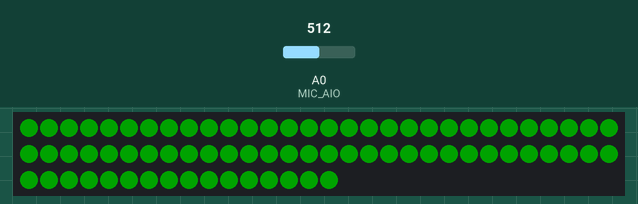
Simulated run of this sketch. Board: ATtiny85, built with avr-gcc and run on an emulated ATtiny85. On the bench: 76 RGB LEDs in strip order, left to right, continuing on the next row. The inputs (shaded band) are chosen by the test bench; at power-on: A0 (MIC_AIO) = 512. Dim RGB values are drawn brighter than linear; random numbers use the default seed unless the sketch sets one; what the sketch prints to the serial monitor is not drawn.

Above: at 0.4 s.
At 2.5 s:
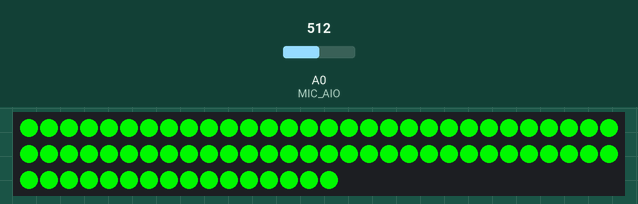
At 4.5 s:
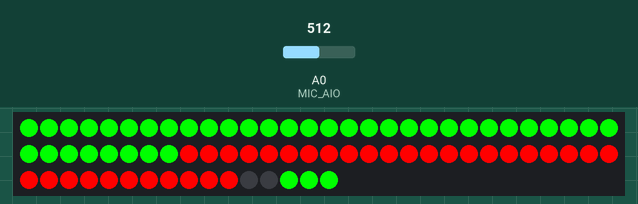

The sketch:

Tracer.ino
```cpp
#include "Adafruit_NeoPixel.h"
#include "phaseloop.h"
#include "trans.h"
#include "utils.h"
#include "volanal.h"


#include "defines.h"
#include "TimerOne.h"
#ifdef __AVR__
#include <avr/power.h>
#endif
/*Shows the intro animation a bit long for development*/
//#define SHOW_START

typedef uint8_t MODE;
#define STOL    0
//#define DISCO   1
#define VOLANAL 1
static MODE mode;

// Parameter 1 = number of pixels in strip
// Parameter 2 = Arduino pin number (most are valid)
// Parameter 3 = pixel type flags, add together as needed:
//   NEO_KHZ800  800 KHz bitstream (most NeoPixel products w/WS2812 LEDs)
//   NEO_KHZ400  400 KHz (classic 'v1' (not v2) FLORA pixels, WS2811 drivers)
//   NEO_GRB     Pixels are wired for GRB bitstream (most NeoPixel products)
//   NEO_RGB     Pixels are wired for RGB bitstream (v1 FLORA pixels, not v2)
//   NEO_RGBW    Pixels are wired for RGBW bitstream (NeoPixel RGBW products)
Adafruit_NeoPixel strip = Adafruit_NeoPixel(NUMBER_OF_LEDS, PIN, NEO_GRB + NEO_KHZ800);


/*This is our array of 32bit colours*/
#define DIVISER 4
#define DISCO_TIME    50/*time in multiples of 10 ms how long each light is displayed for*/

#define CARRAY_LEN    4

/*Each effect has its own file to keep things easier, each effect must have a start_effect() public function
  this will start the effect and block until complete (some effects may have other functions but this is mandatory.
  Effects will assume the lighting is properly setup ready to go*/

efct_phaseloop        e_phaseloop;/*just loops round*/
//efct_nightride e_nightride;
transistion           e_trans;/*simple transtions*/
volanal               e_volanal;
utils                 g_util;


#define YELLOW_LIMIT        130
#define MAX_LED             255 /*Max value a led can be*/

#define MODE_MIN            1000 /*10 secs*/
#define MODE_MAX            30000

typedef uint8_t S_COLOUR;
#define GREEN   0
#define YELLOW  1
#define RED     2

volatile uint32_t disco_lights[DIVISER];
uint16_t disco_count = 0;
const uint32_t gColourArray[] = {
  0x00FF0000,
  0x0000FF00,
  0x000000FF,
  0x00FFFF00,
};
volatile S_COLOUR s_colour;
volatile uint32_t s_output;
volatile int g_MicLevel = 0;
uint16_t mode_count = 0;
void setup() {

#ifdef DEBUG
  Serial.begin(9600);
  Serial.println("Trace started");
#endif

#if defined (__AVR_ATtiny85__)
  if (F_CPU == 16000000) clock_prescale_set(clock_div_1);
#endif
  /*Timer*/
  Timer1.initialize(MIC_TIMER_INT); // set a timer of length 100000 microseconds (or 0.1 sec - or 10Hz => the led will blink 5 times, 5 cycles of on-and-off, per second)
  Timer1.attachInterrupt( timerIsr ); // attach the service routine here

  strip.begin();

  e_volanal.init(&strip);
  e_trans.init(&strip);
  /*initaite the startup*/

#ifdef SHOW_START


  e_trans.fadeUp();
  e_trans.fadeDown();
  e_trans.fadeUp();
  e_trans.fadeDown();
  e_trans.fadeUp();
  /*We slowly faded up and waited appropriately we can now start the main loop*/
  delay(EFFECT_HOLD_SECS * 1000);
  /*now do the loop scan*/
  e_trans.fadeDown();

  s_colour = GREEN;


  e_phaseloop.start_effect(&strip);

  delay(EFFECT_HOLD_SECS * 1000);
  e_trans.fadeDown();

  //e_nightride.start_effect(&strip);


  /*It is better to hold the effect for sometime or else we risk looking a bit OTT*/
  delay(EFFECT_HOLD_SECS * 1000);
  e_trans.fadeDown();
#else
  /*quick on anima*/
  e_trans.fadeUp();
  e_trans.fadeDown();
#endif


  g_util.allOff(&strip);
  /*Set default mode*/
  mode_count = random(MODE_MIN, MODE_MAX);
  mode = VOLANAL;
  //mode = DISCO;
}

void loop() {

  switch (mode)
  {
    case STOL:
      /*Sets the level in accordance to the sound level*/
      sound_to_light();
      break;
    case VOLANAL:
      //show_disco();
      show_volanal();
      break;
    default:
      break;
  }
  delay(10);
  /*
    if(mode_count == 0)
    {
      //mode_count = random(MODE_MIN, MODE_MAX);
      mode = STOL;
      if(mode==STOL){
        //mode = DISCO;
      }else{
        mode = STOL;
      }
    }else{
      mode_count--;
    }
  */
}

void show_volanal()
{
  int level = getLevel();
  level = 450;
  e_volanal.vol_level(level);
}

#ifdef DISCO
void show_disco()
{
  //First set our array of random colours
  //We only want to do this if we have displayed the same style for a length of time
  if (disco_count == 0) {
    get_random_colours();
    /*reset counter*/
    disco_count = DISCO_TIME;
  } else {
    disco_count--;
  }

  //Our array should now have the colours set
  //Now apply these colours to the strip
  strip.clear();
  set_disco_strip();
  /*Set brightness is accordance to volume*/
  int level = getLevel();
  if (level < 50)level = 50; /*make sure we dont go completely off*/
  strip.setBrightness(level);

  strip.show();
  //Serial.println("update disco");
}
#endif

void set_disco_strip()
{
  uint8_t divc = 0;
  for (uint16_t i = 0; i < strip.numPixels(); i++) {
    if ((i % (strip.numPixels() / DIVISER)) == 0)divc++;

    //strip.setPixelColor(i, disco_lights[divc]);
    strip.setPixelColor(i, disco_lights[divc]);
    //Serial.println(divc,DEC);
  }

}

void get_random_colours() {
  uint8_t r = 0;
  uint8_t prev = 0;
  for (int a = 0; a < DIVISER; a++)
  {
    //Reduce the chance of duplicate colours
    r = random(0, (CARRAY_LEN));
    if (r == prev) {
      r = random(0, (CARRAY_LEN));
    }
    prev = r;


    disco_lights[a] = gColourArray[r];

    /*
      Serial.println(r,DEC);
      Serial.println(disco_lights[a],HEX);
    */
  }
}

volatile uint32_t red, green;
uint32_t get_colour(int level)
{
  red = 0;
  green = 0;
  /*we need to start to add red at a certain threshold then once past a nother threshold start
    removing green.*/

  if (level > YELLOW_LIMIT) {
    red  = map((level - YELLOW_LIMIT), 0, (MAX_LED - YELLOW_LIMIT), 0, MAX_LED);
    green = map((MAX_LED - level), 0, (MAX_LED - YELLOW_LIMIT), 0, MAX_LED );
  } else {
    /*We can assume this is a easy green so*/
    green = map(level, 0, YELLOW_LIMIT, 0, MAX_LED );
  }

  return strip.Color(red, green, 0);
}

void sound_to_light()
{
  int level = getLevel();
  s_output = get_colour(level);

  g_util.setAll(s_output, &strip);
  strip.show();
}


int getLevel()
{
  //Serial.println(g_MicLevel);
  if (g_MicLevel > MAX_MIC)g_MicLevel = MAX_MIC;
  return map(g_MicLevel, MIN_MIC, MAX_MIC, 0, MAX_LED);
}

/*Microphone timer ISR*/
int tmp_lvl;
void timerIsr()
{
  tmp_lvl = analogRead(MIC_AIO);
  if (tmp_lvl > g_MicLevel) {
    g_MicLevel = tmp_lvl;
  } else {
    if (g_MicLevel > 0) g_MicLevel--;
  }
  //Serial.println(g_MicLevel);
}
```

defines.h
```cpp
#ifndef DEFINES
#define DEFINES
#include <stdio.h>

#define DEV_BOARD

#define NUMBER_OF_LEDS  76

/*Max and min mic levels these are used in the effects as well as the normalifier*/
#define MAX_MIC     450
#define MIN_MIC     0


typedef uint32_t colour;

#define DEBUG

#define MIC_TIMER_INT     5000 /*Microseconds*/


#ifdef DEV_BOARD
#define MIC_AIO           A0
#else
#define MIC_AIO           A5
#endif

#define PIN 5 /*led data out pin*/

#define MIN_COLOUR        0
#define MAX_COLOUR        255

#define BOTTOM_CENTER     17 /*which led is the center*/

/*transtion fade time*/
#define FADE_TIME         1

//#define EFFECT_HOLD_SECS  30
#define EFFECT_HOLD_SECS  3

#endif
```

phaseloop.cpp
```cpp
#include "phaseloop.h"

extern utils      g_util;

/*Lead tail effect defines*/
#define TA    strip_ptr->Color(0, MAX_COLOUR, 0)
#define TB    strip_ptr->Color(0, 200, 0)
#define TC    strip_ptr->Color(0, 150, 0)
#define TD    strip_ptr->Color(0, 125, 0)
#define TE    strip_ptr->Color(0, 100, 0)
#define TF    strip_ptr->Color(0, 75, 0)
#define TG    strip_ptr->Color(0, 50, 0)
#define TH    strip_ptr->Color(0, 25, 0)
#define TI    strip_ptr->Color(0, 10, 0)


void efct_phaseloop::start_effect(Adafruit_NeoPixel* strp) {
  strip_ptr = strp;

  /*simple effect that rotates the leds*/
  uint8_t del = 10;
  for (uint8_t a = 0; a < 150; a++)
  {
    this->doloop(del, a);
    if (del != 0)
      if ((a % 10) == 0) del--;

  }

  /*Next appear to be fully on and burning up :)*/
  g_util.setAll(strip_ptr->Color(0, MAX_COLOUR, 0), strip_ptr);
  strip_ptr->show();

  delay(1000);

  this->goToWhite();
  this->goToGreen();
  /*done!*/
}

void efct_phaseloop::goToGreen() {

  /*the leds are currently green so we are going to start feeding in a white phase*/

  uint8_t intens = 255;
  bool loop_locked = true;
  colour c;
  while (loop_locked) {

    c = strip_ptr->Color(intens, MAX_COLOUR, intens);
    g_util.setAll(c, strip_ptr);
    strip_ptr->show();


    intens--;
    if (intens == 0) loop_locked = false;
  }

  /*hold white for a while*/
  delay(0);
}

void efct_phaseloop::goToWhite() {

  /*the leds are currently green so we are going to start feeding in a white phase*/

  uint8_t intens = 0;
  bool loop_locked = true;
  colour c;
  while (loop_locked) {
    /*first set the pixels for this loop*/


    c = strip_ptr->Color(intens, MAX_COLOUR, intens);
    g_util.setAll(c, strip_ptr);
    strip_ptr->show();

    intens++;
    if (intens == MAX_COLOUR) loop_locked = false;
  }

  /*hold white for a while*/
  delay(0);
}

#ifdef NOPE
void efct_phaseloop::fadeup() {
  uint32_t c = 0;
  uint8_t loops = 175;
  uint8_t steps = (MAX_COLOUR - loops);

  for (uint8_t z = 0; z < loops; z++) {
    if ( (z % 2) == 0) {
      c = strip_ptr->Color(0, steps, 0);
      steps++;
    } else {
      c = strip_ptr->Color(0, 0, 0);
    }

    util.setAll(c, strip_ptr);
    strip_ptr->show();
    delay(loops - z);
  }
}
#endif

void efct_phaseloop::doloop(uint8_t spd, uint8_t backint)
{
  /*as we go round the loop we want there to be a faded - not faded - faded type of effect*/
  colour bg = strip_ptr->Color(0, backint, 0);
  for (uint16_t x = strip_ptr->numPixels(); x > 0; x--) {
    g_util.setAll(bg, strip_ptr);

    strip_ptr->setPixelColor(x, TA);
    if ((x + 7) < strip_ptr->numPixels()) {
      strip_ptr->setPixelColor(x + 1, TC);
      strip_ptr->setPixelColor(x + 2, TD);
      strip_ptr->setPixelColor(x + 3, TE);
      strip_ptr->setPixelColor(x + 4, TF);
      strip_ptr->setPixelColor(x + 5, TG);
      strip_ptr->setPixelColor(x + 6, TH);
      strip_ptr->setPixelColor(x + 7, TI);
    }
    strip_ptr->show();
    delay(spd);
  }
}
```

phaseloop.h
```cpp
#ifndef PHASELOOP
#define PHASELOOP
#include "utils.h"
#include "defines.h"
#include "Adafruit_NeoPixel.h"
#ifdef __AVR__
#include <avr/power.h>
#endif


class efct_phaseloop{
  public:
  void start_effect(Adafruit_NeoPixel*);

  private:
  void doloop(uint8_t,uint8_t);
  void setAll(colour);
  void fadeup(void);
  void goToWhite(void);
  void goToGreen(void);
  Adafruit_NeoPixel *strip_ptr;
};
#endif
```

trans.cpp
```cpp
#include "trans.h"

extern utils      g_util;

void transistion::init(Adafruit_NeoPixel *str)
{
  strip_ptr = str;
}

void transistion::fadeDown()
{
  uint32_t c = 0;
  uint8_t steps = MAX_COLOUR;
  for (uint8_t z = 0; z < MAX_COLOUR; z++)
  {
    c = strip_ptr->Color(0, steps, 0);

    g_util.setAll(c, strip_ptr);
    strip_ptr->show();
    steps--;
    delay(FADE_TIME);
  }
}

void transistion::fadeUp()
{
  uint32_t c = 0;
  uint8_t steps = 0;
  for (uint8_t z = 0; z < MAX_COLOUR; z++)
  {
    c = strip_ptr->Color(0, steps, 0);

    g_util.setAll(c, strip_ptr);
    strip_ptr->show();
    steps++;
    delay(FADE_TIME);
  }
}
```

trans.h
```cpp
#ifndef TRANS
#define TRANS
#include "utils.h"
#include "defines.h"
#include "Adafruit_NeoPixel.h"
#ifdef __AVR__
#include <avr/power.h>
#endif

class transistion {

  public:
    void init(Adafruit_NeoPixel *);
    void fadeUp(void);
    void fadeDown(void);
  private:
    Adafruit_NeoPixel *strip_ptr;
};


#endif
```

utils.cpp
```cpp
#include "utils.h"


/*Sets all pixels but does not show it!*/
void utils::setAll(colour c, Adafruit_NeoPixel *sptr)
{
  for (uint16_t i = 0; i < sptr->numPixels(); i++) {
    sptr->setPixelColor(i, c);
  }
}

void utils::allOff(Adafruit_NeoPixel *sptr)
{
  sptr->clear();
  sptr->show();
}
```

utils.h
```cpp
#ifndef UTILS
#define UTILS
#include "defines.h"
#include "Adafruit_NeoPixel.h"


class utils{
  public:
  void setAll(colour, Adafruit_NeoPixel*);
  void allOff(Adafruit_NeoPixel *);
};


#endif
```

volanal.cpp
```cpp
#include "volanal.h"

#define CENTER_LED      17
#define NUM_STEPS       21

extern utils      g_util;
volatile uint8_t  vol_lvl;

void volanal::init(Adafruit_NeoPixel * str_ptr) {
  strip_ptr = str_ptr;

  vol_lvl = 0 ;
}


void volanal::vol_level(int level)
{

  /*Use the level to work out which LEDs to illuminate*/
  /*LED 17 is center at bottom - there are 16 leds in both directions*/
  /* There are 21 full steps from 17 before we hit max (top bar red)*/


  strip_ptr->clear();

  //First thing we do is transform the level into number of steps
  vol_lvl = map(level, MIN_MIC, MAX_MIC, 0, NUM_STEPS);

  /*Set the top bar RED! MAX OUT!*/
  if (vol_lvl == NUM_STEPS)
  {
    //33 pix across top
    for(uint8_t i = 0; i < 33; i++){
      strip_ptr->setPixelColor((38+i), strip_ptr->Color(MAX_COLOUR, 0, 0));
    }

  }


  //Using the number of steps show this on the leds
  for (uint8_t a = CENTER_LED; a < (CENTER_LED + NUM_STEPS); a++)
  {
    if (vol_lvl >= (a - CENTER_LED))
    {
      strip_ptr->setPixelColor(a, strip_ptr->Color(0, MAX_COLOUR, 0));
    }
  }

  uint8_t pix = 0;
  //Using the number of steps show this on the leds
  for (uint8_t a = 0; a < NUM_STEPS; a++)
  {
    if (vol_lvl >= a)
    {
      /*Display the appropriate led*/
      if (a >= CENTER_LED) {
        /*We have passed the zero led*/
        pix = ((strip_ptr->numPixels()) - (a - (CENTER_LED)));
      } else {
        pix = ((CENTER_LED-1) - a);
      }

      strip_ptr->setPixelColor(pix, strip_ptr->Color(0, MAX_COLOUR, 0));
    }

  }

  strip_ptr->show();

}
```

volanal.h
```cpp
#ifndef __VOLANAL__
#define __VOLANAL__
#include "utils.h"
#include "defines.h"
#include "Adafruit_NeoPixel.h"

/****************************
Volume Analyser - Starts from the bottom center and runs up the sides in parallel
Typical volume to light effects of a spectrum analysier

Bottom center LEDs are 15-16-17 and one side goes up with the volume one side will
go down including a jump (could be interesting.
****************************/
class volanal {
  public:
    void init(Adafruit_NeoPixel *);
    /*The level is passed here and we do the appropriate algorithms to display the LEDs*/
    void vol_level(int);
  private:
  Adafruit_NeoPixel *strip_ptr;
};
#endif
```
